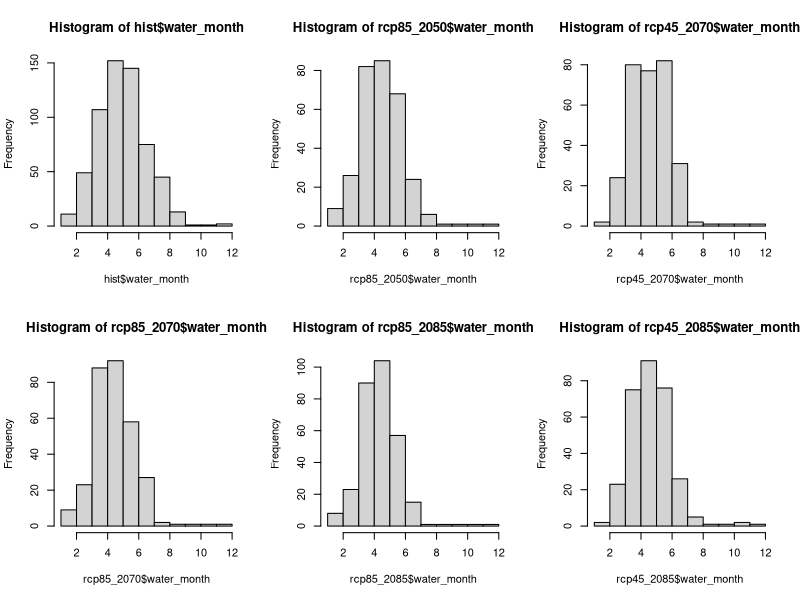
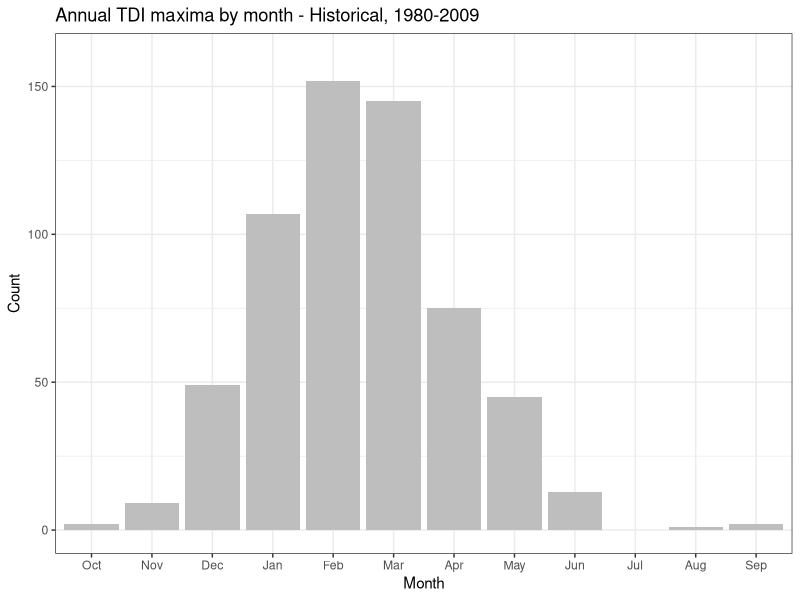

Recreate these plots in R, in order. (Note: this script raises an error after producing the figures.)
## ---- chunk 1
knitr::opts_chunk$set(echo = TRUE)
## ---- chunk 2

library(tidyverse)
library(ggpubr)
library(here)


# Add column for water year and water month (Oct = 1, Nov = 2 etc.)
# Add in missing month data where necessary

may <- c(0, NA, NA, NA, 5, 1)
jun <- c(0, NA, NA, NA, 6, 1)
jul <- c(0, NA, NA, NA, 7, 1)
aug <- c(0, NA, NA, NA, 8, 1)
sep <- c(0, NA, NA, NA, 9, 1)
oct <- c(0, NA, NA, NA, 10, 1)
nov <- c(0, NA, NA, NA, 11, 1)


hist <- read_csv("tdi/tdi_historical.csv") %>%
  na.omit() %>%
  rbind(jul) %>% 
  mutate(water_year = ifelse(Month>9, Year+1, Year)) %>% 
  mutate(water_month = ifelse(Month<10, Month+3, ifelse(Month>9, Month-9, Month))) %>% 
  mutate(month_name = month.abb[Month])

hist_mean <- hist %>% 
  group_by(Year, Month, Day, water_year, water_month) %>% 
  summarise_at(vars("Flow (cfs)"), funs(mean(., na.rm=TRUE)))

rcp85_2050 <- read.csv(here("tdi/tdi_2050_RCP85.csv"),  na = c("", "NA")) %>%
  na.omit() %>% 
  rbind(jul) %>% 
  rbind(aug) %>% 
  rbind(sep) %>% 
  rbind(oct) %>% 
  mutate(water_year = ifelse(Month>9, Year+1, Year)) %>% 
  mutate(water_month = ifelse(Month<10, Month+3, ifelse(Month>9, Month-9, Month))) %>% 
  mutate(month_name = month.abb[Month])


rcp85_2085 <- read_csv(here("tdi/tdi_2085_RCP85.csv"), skip_empty_rows = TRUE) %>%
  na.omit() %>%
  rbind(may) %>% 
  rbind(jun) %>% 
  mutate(water_year = ifelse(Month>9, Year+1, Year)) %>% 
  mutate(water_month = ifelse(Month<10, Month+3, ifelse(Month>9, Month-9, Month))) %>% 
  mutate(month_name = month.abb[Month])


rcp45_2085 <- read_csv(here("tdi/tdi_2085_RCP45.csv"), skip_empty_rows = TRUE) %>%
  na.omit() %>% 
  rbind(jul) %>% 
  rbind(oct) %>% 
  rbind(nov) %>% 
  mutate(water_year = ifelse(Month>9, Year+1, Year)) %>% 
  mutate(water_month = ifelse(Month<10, Month+3, ifelse(Month>9, Month-9, Month))) %>% 
  mutate(month_name = month.abb[Month])


rcp45_2070 <- read_csv(here("tdi/tdi_2070_RCP45.csv"), skip_empty_rows = TRUE) %>%
  na.omit() %>% 
  rbind(jul) %>% 
  rbind(oct) %>% 
  mutate(water_year = ifelse(Month>9, Year+1, Year)) %>% 
  mutate(water_month = ifelse(Month<10, Month+3, ifelse(Month>9, Month-9, Month))) %>% 
  mutate(month_name = month.abb[Month])


rcp85_2070 <- read_csv(here("tdi/tdi_2070_RCP85.csv"), skip_empty_rows = TRUE) %>%
  na.omit() %>% 
  rbind(jul) %>% 
  rbind(aug) %>% 
  rbind(oct) %>% 
  mutate(water_year = ifelse(Month>9, Year+1, Year)) %>% 
  mutate(water_month = ifelse(Month<10, Month+3, ifelse(Month>9, Month-9, Month))) %>% 
  mutate(month_name = month.abb[Month])




## ---- chunk 3

par(mfrow = c(2, 3))

hist(hist$water_month)

hist(rcp85_2050$water_month)

hist(rcp45_2070$water_month)

hist(rcp85_2070$water_month)

hist(rcp85_2085$water_month)

hist(rcp45_2085$water_month)



# All scenarios appear to show the same trend; distributions are not normal


## ---- chunk 4

# Tally maxima for each month and create bar plot
# Add line of data for summer month(s) where none exist, when necessary



hist_plot <- hist %>%
  group_by(Month, water_month, month_name) %>% 
  tally() %>%
  mutate(n = ifelse(Month==7, 0, n)) %>% # set july data to 0 
  ggplot(aes(reorder(month_name, water_month), n)) + 
  geom_col(fill = "gray") +
  ylim(0, 160) +
  xlab("Month") +
  ylab("Count") +
  ggtitle("Annual TDI maxima by month - Historical, 1980-2009") +
  theme_bw() +
  ggsave(here("tdi/figures/historical.png"))

  
rcp45_2070_plot <- rcp45_2070 %>%
  group_by(Month, water_month, month_name) %>% 
  tally() %>% 
  mutate(n = ifelse(Month==7, 0, ifelse(Month==10, 0, n))) %>% # set july and october data to 0
  ggplot(aes(reorder(month_name, water_month), n)) + 
  geom_col(fill = "gray") +
  ylim(0, 110) +
  xlab("Month") +
  ylab("Count") +
  ggtitle("Annual TDI maxima by month - RCP 4.5, 2055-2084") +
  theme_bw() +
  ggsave(here("tdi/figures/rcp45_2070.png"))
  
rcp45_2085_plot <- rcp45_2085 %>%
  group_by(Month, water_month, month_name) %>% 
  tally() %>% 
  mutate(n = ifelse(Month==7, 0, ifelse(Month==10, 0, ifelse(Month==11, 0, n)))) %>% # set july, october and nov data to 0 
  ggplot(aes(reorder(month_name, water_month), n)) + 
  geom_col(fill = "gray") +
  ylim(0, 110) +
  xlab("Month") +
  ylab("Count") +
  ggtitle("Annual TDI maxima by month - RCP 4.5, 2070-2099") +
  theme_bw() +
  ggsave(here("tdi/figures/rcp45_2085.png"))

rcp85_2050_plot <- rcp85_2050 %>%
  group_by(Month, water_month, month_name) %>% 
  tally() %>% 
  mutate(n = ifelse(Month==7, 0, ifelse(Month==8, 0, ifelse(Month==9, 0, ifelse(Month==10, 0, n))))) %>% # set july, aug, sep and oct data to 0 
  ggplot(aes(reorder(month_name, water_month), n)) + 
  geom_col(fill = "gray") +
  ylim(0, 110) +
  xlab("Month") +
  ylab("Count") +
  ggtitle("Annual TDI maxima by month - RCP 8.5, 2035-2064") +
  theme_bw() +
  ggsave(here("tdi/figures/rcp85_2050.png"))
  

rcp85_2070_plot <- rcp85_2070 %>%
  group_by(Month, water_month, month_name) %>% 
  tally() %>% 
  mutate(n = ifelse(Month==7, 0, ifelse(Month==8, 0, ifelse(Month==10, 0, n)))) %>% # set july, aug and october data to 0 
  ggplot(aes(reorder(month_name, water_month), n)) + 
  geom_col(fill = "gray") +
  ylim(0, 110) +
  xlab("Month") +
  ylab("Count") +
  ggtitle("Annual TDI maxima by month - RCP 8.5, 2055-2084") +
  theme_bw() +
  ggsave(here("tdi/figures/rcp85_2070.png"))

rcp85_2085_plot <- rcp85_2085 %>%
  group_by(Month, water_month, month_name) %>% 
  tally() %>%   
  mutate(n = ifelse(Month==5, 0, ifelse(Month==6, 0, n))) %>% # set july and october data to 0 
  ggplot(aes(reorder(month_name, water_month), n)) + 
  geom_col(fill = "gray") +
  ylim(0, 110) +
  xlab("Month") +
  ylab("Count") +
  ggtitle("Annual TDI maxima by month - RCP 8.5, 2070-2099") +
  theme_bw() +
  ggsave(here("tdi/figures/rcp85_2085.png"))


combined_plot <- ggarrange(hist_plot, rcp45_2070_plot, rcp45_2085_plot, rcp85_2050_plot, rcp85_2070_plot, rcp85_2085_plot) +
  ggsave(here("tdi/figures/combined.png"))


## ---- chunk 5

# Comparison between likelihood of drawing a sample from other seasons? 

# Mean/median doesn't necessarily make sense because can you have a mean month? 

# Bootstrapping because the distribution is not normal; replicating the samples


# Historical

set.seed(222)
bstrap <- c()

for (i in 1:1000){  # Create 1000 bootstrap samples

bsample <- sample(hist$Month,10,replace=T) # calculate the bootstrap estimate
bestimate <- mean(bsample)
bstrap <- c(bstrap,bestimate)} #lower bound


quantile(bstrap,.025)
quantile(bstrap,.975)


# RCP 8.5: 2050

bstrap <- c()

for (i in 1:1000){  # Create 1000 bootstrap samples

bsample <- sample(rcp85_2050$Month,10,replace=T) #now calculate the bootstrap estimate
bestimate <- mean(bsample)
bstrap <- c(bstrap,bestimate)} #lower bound

summary(rcp85_2050$Month)
quantile(bstrap,.025)
quantile(bstrap,.975)



# RCP 4.5: 2070

bstrap <- c()

for (i in 1:1000){  # Create 1000 bootstrap samples

bsample <- sample(rcp45_2070$Month,10,replace=T) #now calculate the bootstrap estimate
bestimate <- mean(bsample)
bstrap <- c(bstrap,bestimate)} #lower bound

summary(rcp45_2070$Month)
quantile(bstrap,.025)
quantile(bstrap,.975)



# RCP 8.5: 2070

bstrap <- c()

for (i in 1:1000){  # Create 1000 bootstrap samples

bsample <- sample(rcp85_2070$Month,10,replace=T) #now calculate the bootstrap estimate
bestimate <- mean(bsample)
bstrap <- c(bstrap,bestimate)} #lower bound

summary(rcp85_2070$Month)
quantile(bstrap,.025)
quantile(bstrap,.975)



# RCP 8.5: 2085

bstrap <- c()

for (i in 1:1000){  # Create 1000 bootstrap samples

bsample <- sample(rcp85_2085$Month,10,replace=T) #now calculate the bootstrap estimate
bestimate <- mean(bsample)
bstrap <- c(bstrap,bestimate)}

summary(rcp85_2085$Month)
quantile(bstrap,.025)
quantile(bstrap,.975)



# RCP 4.5: 2085

bstrap <- c()

for (i in 1:1000){  # Create 1000 bootstrap samples

bsample <- sample(rcp45_2085$Month,10,replace=T) #now calculate the bootstrap estimate
bestimate <- mean(bsample)
bstrap <- c(bstrap,bestimate)}

summary(rcp45_2085$Month)
quantile(bstrap,.025)
quantile(bstrap,.975)





